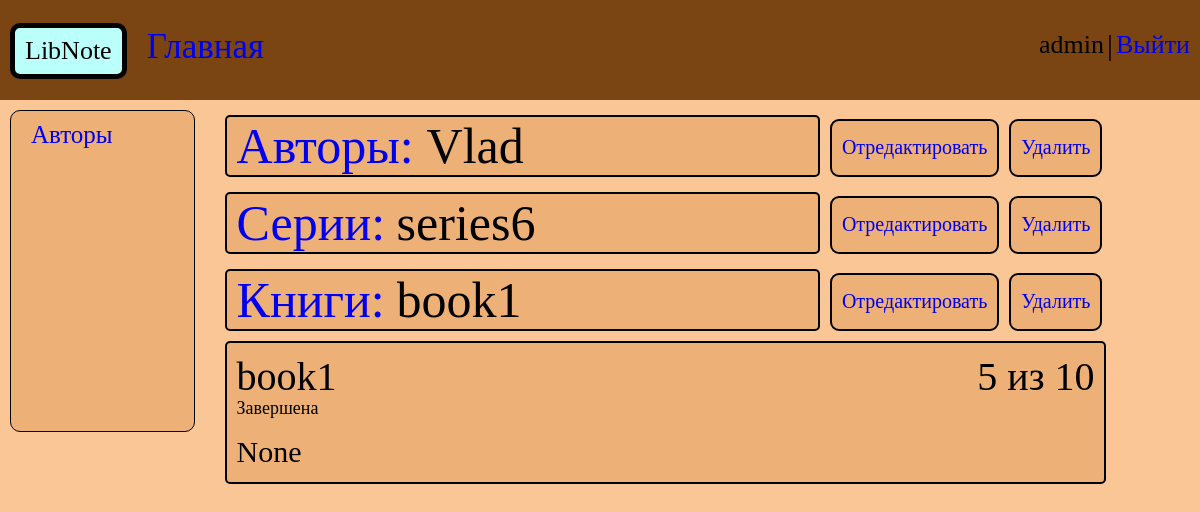
The page /author/1/series_book/7/book/1/ (signed in) on the database its author committed.
### libapp/models.py (models this page shows, shortened)
class Author(models.Model):
    user = models.ForeignKey(
        get_user_model(), on_delete=models.SET_NULL, null=True, default=None
    )
    name = models.CharField(max_length=100, blank=False)
    is_deleted = models.BooleanField(default=False)
    objects = models.Manager()
    undeleted = UndeletedManager()
    deleted = DeletedManager()

class SeriesBook(models.Model):
    class Status(models.IntegerChoices):
        UNCOMPLETE = 0, "Не завершено"
        COMPLETE = 1, "Завершено"
    user = models.ForeignKey(
        get_user_model(), on_delete=models.SET_NULL, null=True, default=None
    )
    name = models.CharField(max_length=255, blank=False)
    is_deleted = models.BooleanField(default=False)
    author = models.ForeignKey(Author, on_delete=models.CASCADE, null=True)
    rating = models.IntegerField(blank=True, default=0)
    is_completed = models.BooleanField(choices=Status.choices, blank=False)
    description = models.TextField(blank=True, null=True)
    objects = models.Manager()
    undeleted = UndeletedManager()
    deleted = DeletedManager()

class Book(models.Model):
    class Status(models.IntegerChoices):
        UNCOMPLETE = 0, "Не завершено"
        COMPLETE = 1, "Завершено"
    user = models.ForeignKey(
        get_user_model(), on_delete=models.SET_NULL, null=True, default=None
    )
    name = models.CharField(max_length=255, blank=False)
    is_deleted = models.BooleanField(default=False)
    series = models.ForeignKey(SeriesBook, on_delete=models.CASCADE, null=True)
    rating = models.IntegerField(blank=True, default=0)
    is_completed = models.BooleanField(choices=Status.choices, blank=False)
    description = models.TextField(blank=True, null=True)
    objects = models.Manager()
    undeleted = UndeletedManager()
    deleted = DeletedManager()

### libapp/views.py (the view)
class ShowBook(LoginRequiredMixin, DetailView):
    template_name = "libapp/show_book.html"
    pk_url_kwarg = "book_id"
    context_object_name = "book"
    def get_context_data(self, **kwargs):
        context = super().get_context_data(**kwargs)
        author_id = self.kwargs.get("author_id")
        series_book_id = self.kwargs.get("series_book_id")
        book_id = self.kwargs.get("book_id")
        if not Author.undeleted.filter(pk=author_id).exists():
            raise Http404
        elif not SeriesBook.undeleted.filter(pk=series_book_id).exists():
            raise Http404
        elif not Book.undeleted.filter(pk=book_id).exists():
            raise Http404
        author = Author.undeleted.filter(pk=author_id).first()
        series_book = SeriesBook.undeleted.filter(pk=series_book_id).first()
        context["author"] = author
        context["series_book"] = series_book
        context["delete"] = {
            "author": "author",
            "series_book": "series_book",
            "book": "book",
        }
        context['title'] = 'Книга'
        return context
    def get_object(self, queryset=None):
        return get_object_or_404(Book.undeleted, pk=self.kwargs.get(self.pk_url_kwarg))

### libapp/models.py (called while the page is built)
    def get_queryset(self):
        return super().get_queryset().filter(is_deleted=False)

### libapp/templates/libapp/show_book.html
{% extends 'libapp/base.html' %}
{% block content %}
    <div class="content-title-author">
        <div class="author-dop">
            <div class="author-title-dop">
                <a class="author-title" href="{% url 'show_authors' %}">Авторы:</a>
            </div>
            <div class="author-name">{{author.name}}</div>
        </div>
        <div class="author-edit-dop">
            <a class="edit-author"
               href="{% url 'edit_book_page' author.pk series_book.pk book.pk delete.author author.pk %}">Отредактировать</a>
            <a class="delete-author"
               href="{% url 'delete_book_page' author.pk series_book.pk book.pk delete.author %}">Удалить</a>
        </div>
    </div>
    <div class="content-title-series-book">
        <div class="series-book-dop">
            <div class="series-book-title-dop">
                <a class="series-book-title" href="{% url 'show_author' author.pk %}">Серии:</a>
            </div>
            <div class="series-book-name">{{series_book.name}}</div>
        </div>
        <div class="series-book-edit-dop">
            <a class="edit-series-book"
               href="{% url 'edit_book_page' author.pk series_book.pk book.pk delete.series_book series_book.pk %}">Отредактировать</a>
            <a class="delete-series-book"
               href="{% url 'delete_book_page' author.pk series_book.pk book.pk delete.series_book %}">Удалить</a>
        </div>
    </div>
    <div class="content-title-book">
        <div class="book-dop">
            <div class="book-title-dop">
                <a class="book-title" href="{% url 'show_series_book' author.pk series_book.pk %}">Книги:</a>
            </div>
            <div class="book-name">{{book.name}}</div>
        </div>
        <div class="book-edit-dop">
            <a class="edit-book"
               href="{% url 'edit_book_page' author.pk series_book.pk book.pk delete.book book.pk %}">Отредактировать</a>
            <a class="delete-book"
               href="{% url 'delete_book_page' author.pk series_book.pk book.pk delete.book %}">Удалить</a>
        </div>
    </div>
        <div class="show-book" >
            <div class="show-book-dop">
                <a class="book">{{ book.name }}</a>
                <a class="book-rating">{{ book.rating }} из 10</a>
                {% if book.is_completed %}
                <a class="book-status">Завершена</a>
                {% else %}
                <a class="book-status">Не завершена</a>
                {% endif %}
                <div class="book-description-dop">
                    <a class="book-description-full">{{ book.description }}</a>
                </div>
            </div>
        </div>
{% endblock %}

### libapp/templates/libapp/base.html (shortened to what this page needs)
<!DOCTYPE html>
{% load static %}
<html lang="en">
<head>
	<link type="text/css" href="{% static 'libapp/css/styleslib.css' %}" rel="stylesheet" />
</head>
<body>
<div class="main-block">
    <div class="dop1">
        <div class="header">
            <div class="header-menu">
                <div class="logo">
                    <a class="logo-name">LibNote</a>
                </div>
                <a class="main-page" href="{% url 'main_page' %}">Главная</a>
            </div>
            <div class="header-logout">
                <a class="username">{{user.username}}</a>|
                <a class="logout" href="{% url 'users:logout' %}">Выйти</a>
            </div>
        </div>
    </div>
    <div class="dop2">
        <div class="menu">
            <a class="menu-url" href="{% url 'show_authors' %}">Авторы</a>
        </div>
        <div class="content">
            {% block content %} {% endblock %}
        </div>
    </div>
</div>
</body>
</html>

### rows shown on the page
Author: name "Vlad"
SeriesBook: name "series6"
Book: name "book1", rating "5", description "None"

### other values the page prints
{{ user.username }} "admin"
